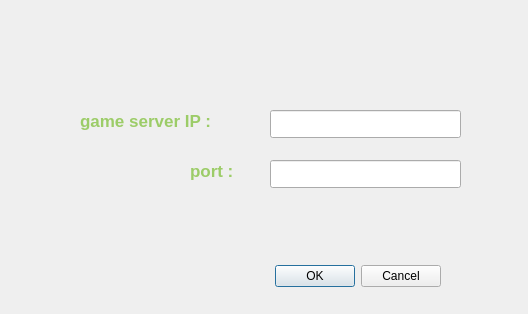
<?xml version="1.0" encoding="UTF-8"?>
<ui version="4.0">
 <class>connect_to_game_server</class>
 <widget class="QDialog" name="connect_to_game_server">
  <property name="geometry">
   <rect>
    <x>0</x>
    <y>0</y>
    <width>528</width>
    <height>314</height>
   </rect>
  </property>
  <property name="windowTitle">
   <string>Dialog</string>
  </property>
  <widget class="QDialogButtonBox" name="buttonBox">
   <property name="geometry">
    <rect>
     <x>270</x>
     <y>260</y>
     <width>171</width>
     <height>32</height>
    </rect>
   </property>
   <property name="orientation">
    <enum>Qt::Horizontal</enum>
   </property>
   <property name="standardButtons">
    <set>QDialogButtonBox::Cancel|QDialogButtonBox::Ok</set>
   </property>
  </widget>
  <widget class="QLineEdit" name="IP_line">
   <property name="geometry">
    <rect>
     <x>270</x>
     <y>110</y>
     <width>191</width>
     <height>28</height>
    </rect>
   </property>
  </widget>
  <widget class="QLabel" name="label">
   <property name="geometry">
    <rect>
     <x>80</x>
     <y>80</y>
     <width>191</width>
     <height>81</height>
    </rect>
   </property>
   <property name="font">
    <font>
     <pointsize>13</pointsize>
     <bold>true</bold>
    </font>
   </property>
   <property name="styleSheet">
    <string notr="true">color:rgb(156, 204, 104);</string>
   </property>
   <property name="text">
    <string>game server IP :</string>
   </property>
  </widget>
  <widget class="QLabel" name="label_7">
   <property name="geometry">
    <rect>
     <x>-120</x>
     <y>0</y>
     <width>671</width>
     <height>581</height>
    </rect>
   </property>
   <property name="text">
    <string/>
   </property>
   <property name="pixmap">
    <pixmap>../images/pvz2-ea-hero-pvz2-xl.jpg.adapt.crop191x100.1200w.jpg</pixmap>
   </property>
  </widget>
  <widget class="QLabel" name="label_2">
   <property name="geometry">
    <rect>
     <x>190</x>
     <y>130</y>
     <width>71</width>
     <height>81</height>
    </rect>
   </property>
   <property name="font">
    <font>
     <pointsize>13</pointsize>
     <bold>true</bold>
    </font>
   </property>
   <property name="styleSheet">
    <string notr="true">color:rgb(156, 204, 104);</string>
   </property>
   <property name="text">
    <string>port :</string>
   </property>
  </widget>
  <widget class="QLineEdit" name="Port_line">
   <property name="geometry">
    <rect>
     <x>270</x>
     <y>160</y>
     <width>191</width>
     <height>28</height>
    </rect>
   </property>
  </widget>
  <zorder>label_7</zorder>
  <zorder>buttonBox</zorder>
  <zorder>IP_line</zorder>
  <zorder>label</zorder>
  <zorder>label_2</zorder>
  <zorder>Port_line</zorder>
 </widget>
 <resources/>
 <connections>
  <connection>
   <sender>buttonBox</sender>
   <signal>accepted()</signal>
   <receiver>connect_to_game_server</receiver>
   <slot>accept()</slot>
   <hints>
    <hint type="sourcelabel">
     <x>248</x>
     <y>254</y>
    </hint>
    <hint type="destinationlabel">
     <x>157</x>
     <y>274</y>
    </hint>
   </hints>
  </connection>
  <connection>
   <sender>buttonBox</sender>
   <signal>rejected()</signal>
   <receiver>connect_to_game_server</receiver>
   <slot>reject()</slot>
   <hints>
    <hint type="sourcelabel">
     <x>316</x>
     <y>260</y>
    </hint>
    <hint type="destinationlabel">
     <x>286</x>
     <y>274</y>
    </hint>
   </hints>
  </connection>
 </connections>
</ui>
